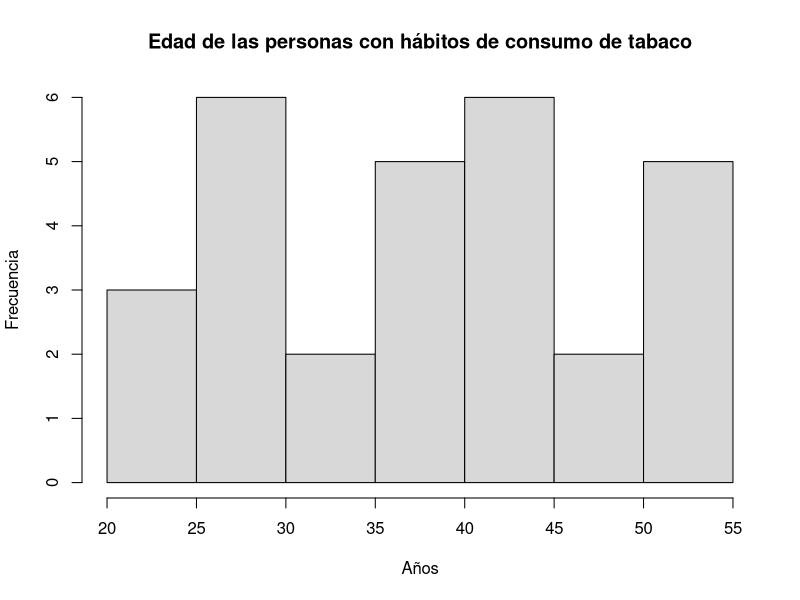
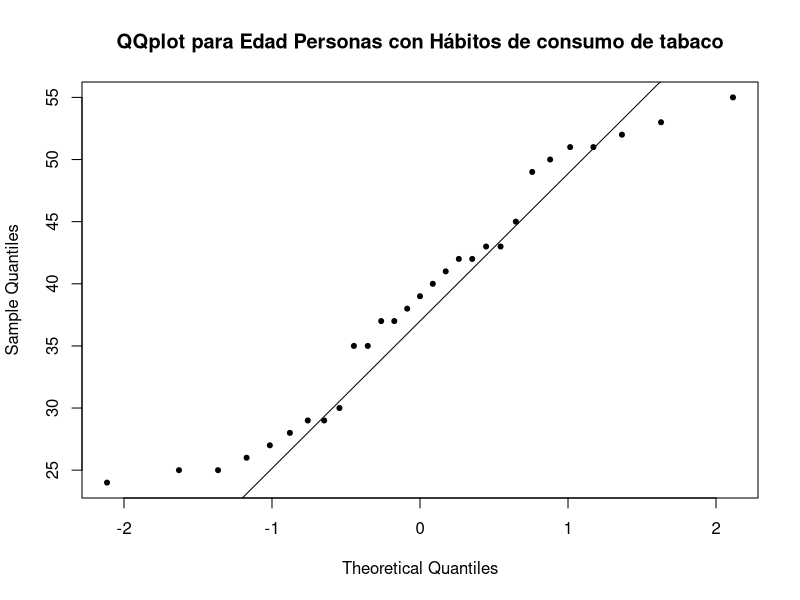
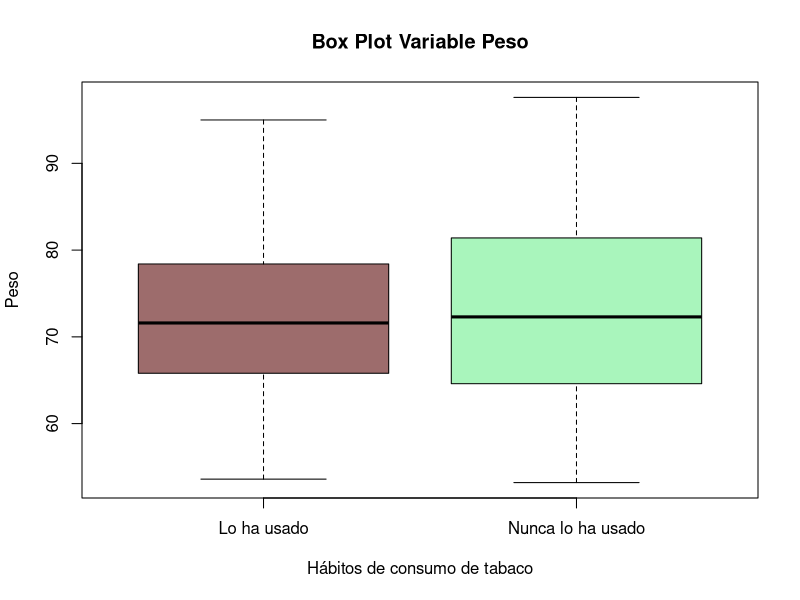
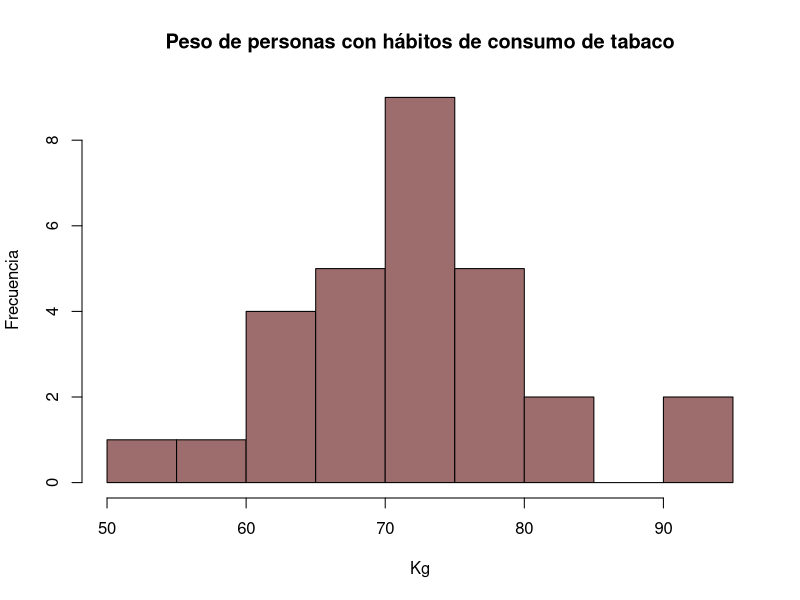
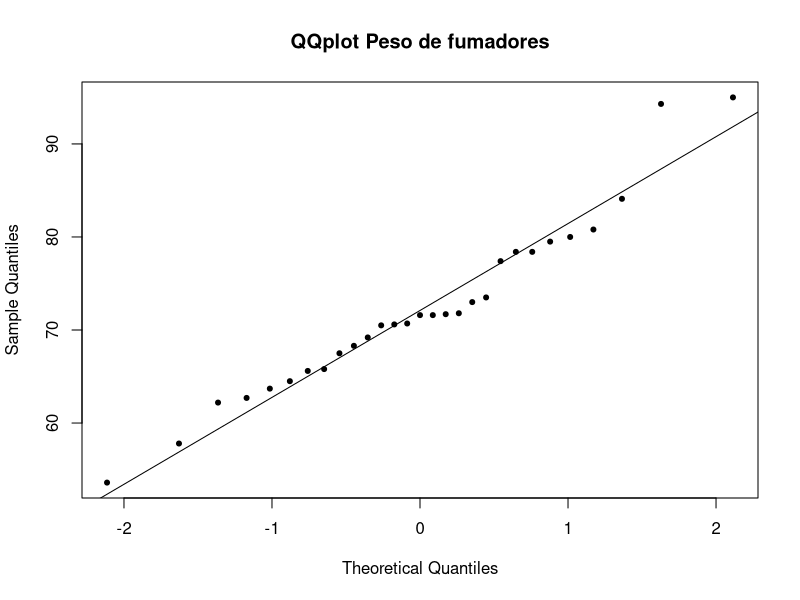
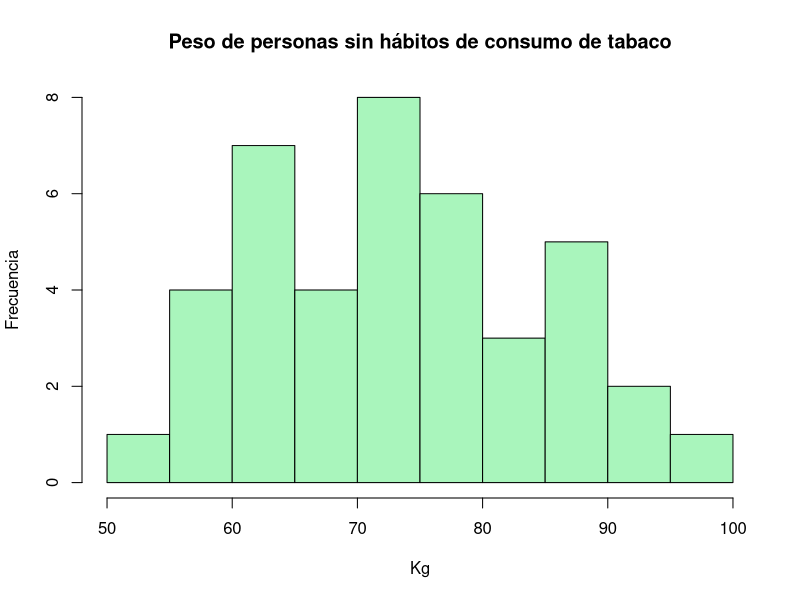
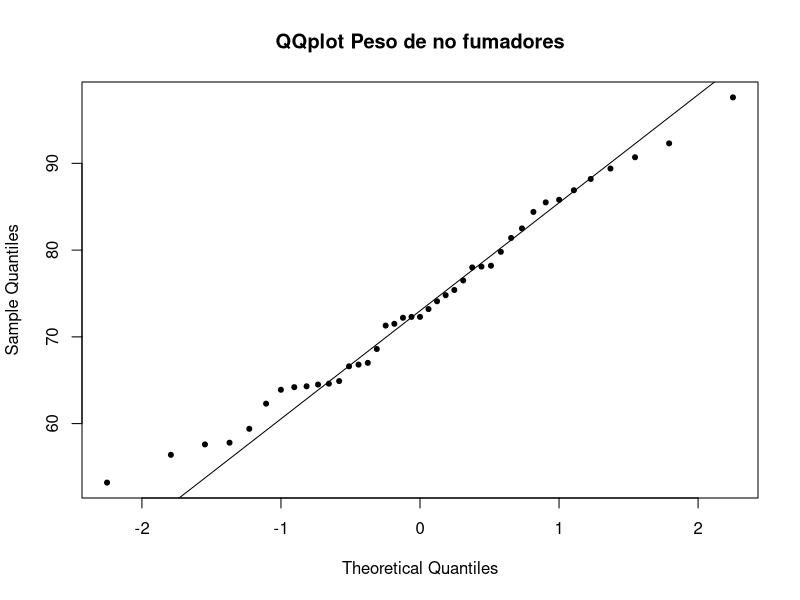

These charts were generated, in order, by the following R code:
## ---- chunk 1
knitr::opts_chunk$set(echo = TRUE)
## ---- chunk 2
options(repos = list(CRAN="http://cran.rstudio.com/"))
## ---- chunk 3
##Asignamos directorio de trabajo. 
setwd("C:/Users/Vane/Documents/R basico")
#Exploramos archivos del directorio
list.files()
## ---- chunk 4
# Cargamos el archivo "historico.xls", datos que vamos a trabajar
historicos<-read.csv("historicos.xls", header=TRUE, sep = ",", dec = ".", encoding = "UTF-8")
## ---- chunk 5
library("dplyr")
# Cargamos la librería `dplyr`que ofrece funciones básicas para la manipulación de datos:`filter()`,`arrange()`,`select()`,`distinct()`,`mutate()`,`summarise()` y `sample_n()`

library("Hmisc")
#Paquete con la función describe

library("TeachingDemos")
#Paquete contiene la función de sigma.test, prueba de hipótesis de varianza
## ---- chunk 6
head(historicos)
## ---- chunk 7
str(historicos)
## ---- chunk 8
conhabitos<-historicos[historicos$tabaco=="Lo ha usado", ]
## ---- chunk 9
variable_edad<-conhabitos$edad
variable_edad
## ---- chunk 10
hist(variable_edad, main = "Edad de las personas con hábitos de consumo de tabaco",  
     xlab = "Años", 
     ylab = "Frecuencia", 
     col= "#D8D8D8") #Paleta de colores: códigos de colores html, (https://html-color-codes.info/codigos-de-colores-hexadecimales).)

## ---- chunk 11
describe(variable_edad)
rango_edad<- range(variable_edad)
desviacion_edad<-sd(variable_edad)
desviacion_edad
varianza_edad<-desviacion_edad^2
varianza_edad
## ---- chunk 12
sigma.test(variable_edad, sigma = 10, sigmasq = 10^2,
           alternative = "greater", conf.level = 0.95)
## ---- chunk 13
intervalodel68 <- pnorm(48.27, 38.66, 9.61, lower.tail = T)-pnorm(29.05, 38.66, 9.61, lower.tail = T)
intervalodel68
intervalodel95 <- pnorm(52.6, 38.66, 9.61, lower.tail = T)-pnorm(25, 38.66, 9.61, lower.tail = T)
intervalodel95
intervalodel99 <- pnorm(55, 38.66, 9.61, lower.tail = T)-pnorm(24, 38.66, 9.61, lower.tail = T)
intervalodel99
## ---- chunk 14
qqnorm_edadconhabitos<-qqnorm(variable_edad,  pch=20 , 
                              main="QQplot para Edad Personas con Hábitos de consumo de tabaco")
qqline(variable_edad)
## ---- chunk 15
shaphiro_edadconhabitos<-shapiro.test(variable_edad)
shaphiro_edadconhabitos
## ---- chunk 16
ic_edad95<-t.test(variable_edad, alternative = "two.sided", conf.level = 0.95)
ic_edad95$conf.int
ic_edad95
ic_edad90<-t.test(variable_edad, alternative = "two.sided", conf.level = 0.90)
ic_edad90$conf.int
ic_edad90
## ---- chunk 17
ic_edad95$conf.int
ic_edad90$conf.int
## ---- chunk 18
table(historicos$tabaco)
## ---- chunk 19
peso_fumadores<-historicos$peso[historicos$tabaco=="Lo ha usado"]
peso_nofumadores<-historicos$peso[historicos$tabaco=="Nunca lo ha usado"]
## ---- chunk 20
boxplot(historicos$peso~historicos$tabaco, main="Box Plot Variable Peso", xlab="Hábitos de consumo de tabaco", ylab="Peso", col= c("#9D6C6C", "#A9F5BC"))
## ---- chunk 21
hist(peso_fumadores, main = "Peso de personas con hábitos de consumo de tabaco",  xlab = "Kg", ylab = "Frecuencia", col="#9D6C6C")
## ---- chunk 22
qqnorm_peso_fumadores<-qqnorm(peso_fumadores,  pch=20 , main="QQplot Peso de fumadores")
qqline(peso_fumadores)
## ---- chunk 23
shaphiro_peso_fumadores<-shapiro.test(peso_fumadores)
shaphiro_peso_fumadores
## ---- chunk 24
hist(peso_nofumadores, main = "Peso de personas sin hábitos de consumo de tabaco",  xlab = "Kg", ylab = "Frecuencia", col="#A9F5BC")
## ---- chunk 25
qqnorm_peso_nofumadores<-qqnorm(peso_nofumadores,  pch=20 , main="QQplot Peso de no fumadores")
qqline(peso_nofumadores)
## ---- chunk 26
shaphiro_peso_nicotina_no<-shapiro.test(peso_nofumadores)
shaphiro_peso_nicotina_no
## ---- chunk 27
test_pesos<-t.test(peso_fumadores, peso_nofumadores, alternative = "two.sided", conf.level = 0.95)
test_pesos
## ---- chunk 28
var.test(peso_fumadores, peso_nofumadores, ratio = 1, alternative = "two.sided", conf.level = 0.95)
## ---- chunk 29
table(historicos$tabaco,historicos$genero)
## ---- chunk 30
test_prop_genero_fumadores<-prop.test(x=c(15, 14), n=c(35, 35), alternative="greater", conf.level=0.95)
test_prop_genero_fumadores
## ---- chunk 31

p<- sum(table(conhabitos))/sum(table(historicos$tabaco))
q<-1-p
p
q
## ---- chunk 32
z0.025<-qnorm(p=0.025, mean = 0, sd=1, lower.tail = TRUE, log.p = FALSE)
z0.025
## ---- chunk 33
n<-(z0.025)^2*p*q/(0.1)^2
n
